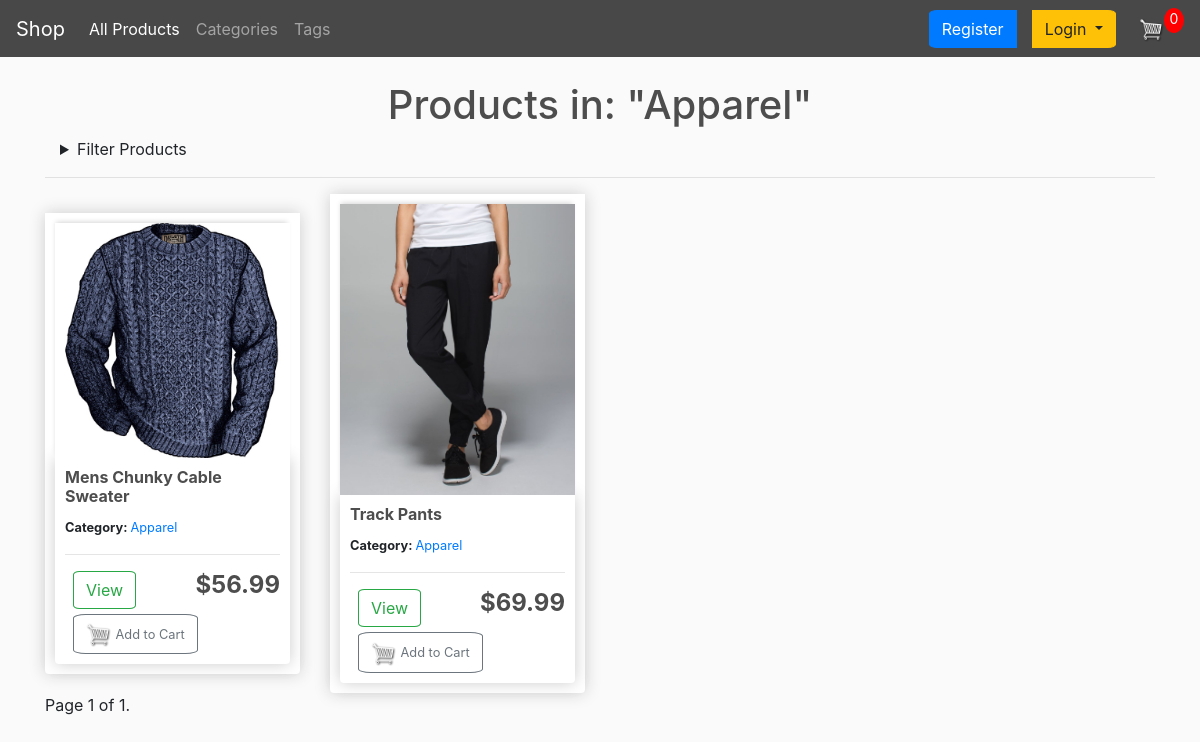
The page /categories/3/ on the database its author committed.
### store/models.py (models this page shows, shortened)
class Category(models.Model):
	name = models.CharField(max_length=200)
	def __str__(self):
		return self.name

class Product(models.Model):
	name = models.CharField(max_length=200)
	description = models.TextField()
	featured = models.ImageField(null=True)
	price = models.DecimalField(max_digits=100, decimal_places=2,null=True)
	digital = models.BooleanField(default=False,null=True, blank=True)
	date_created = models.DateTimeField(auto_now_add=True, null=True)
	category = models.ForeignKey(Category, null=True, blank=True, on_delete=models.SET_NULL, related_name="category")
	tag = models.ManyToManyField(Tag, blank=True, related_name="tags")
	in_cart = models.BooleanField(default=False,null=True, blank=True)
	in_fav = models.BooleanField(default=False,null=True, blank=True)
	@property
	def imageURL(self):
		try:
			url = self.featured.url
		except:
			url = ''
		print('URL:', url)
		return url

### store/views.py (the view)
# urls.py: path('categories/<int:id>/', views.category_products, name="category_products"),
def category_products(request, id):
    category = Category.objects.get(id=id)
    products = Product.objects.filter(category=category).order_by('-date_created')
    filterCategory = CategoryFilter(request.GET, queryset=products)
    products = filterCategory.qs
    paginatedProduct = Paginator(filterCategory.qs, 8)
    product_page_number = request.GET.get('page')
    product_page_obj = paginatedProduct.get_page(product_page_number)
    data = cartData(request)
    cartItems = data['cartItems']
    order = data['order']
    items = data['items']
    itemNumber = 0
    if request.user.is_authenticated:
        for product in product_page_obj:
            for item in items:
                if product == item.product:
                    product.in_cart = True
                    productItems = product.orderitem_set.filter(order=order)
                    itemNumber = sum([item.quantity for item in productItems])
    else:
        for product in product_page_obj:
            for item in items:
                if product.id == item['id']:
                    product.in_cart = True
                    itemNumber = item['quantity']
    context = {
        'products': products,
        'category': category,
        'cartItems': cartItems,
        'itemNumber': itemNumber,
        'filterItem': filterCategory,
        'product_page_obj': product_page_obj
    }
    return render(request, "store/category_products.html", context)

### store/models.py (called while the page is built)
	def __str__(self):
		return self.name

### store/utils.py (called while the page is built, shortened)
def cookieCart(request):
	try:
		cart = json.loads(request.COOKIES['cart'])
	except:
		cart = {}
		print('CART:', cart)
	items = []
	order = {'get_cart_total':0, 'get_cart_items':0, 'shipping':False}
	cartItems = order['get_cart_items']
	return {'cartItems':cartItems ,'order':order, 'items':items}

def cartData(request):
	if request.user.is_authenticated:
		customer = request.user.customer
		order, created = Order.objects.get_or_create(customer=customer, complete=False)
		items = order.orderitem_set.all()
		cartItems = order.get_cart_items
	else:
		cookieData = cookieCart(request)
		cartItems = cookieData['cartItems']
		order = cookieData['order']
		items = cookieData['items']
	return {'cartItems':cartItems ,'order':order, 'items':items}

### store/templates/store/category_products.html (shortened to what this page needs)
{% extends "store/layout.html" %}
{% load static %}
{% block body %}
	{% load store_extras %}
	<h1 class="category-title">Products in: "{{ category }}" </h1>
	{% include 'store/filter.html' %}
	<div class="row">
		{% for product in product_page_obj %}
			{% include 'store/product.html' %}
		{% endfor %}
	</div>
	{% if product_page_obj %}
		<div class="pagination">
			<span class="step-links">
				<span class="current">
					Page {{ product_page_obj.number }} of {{ product_page_obj.paginator.num_pages }}.
				</span>
			</span>
		</div>
	{% endif %}
{% endblock %}

### store/templates/store/product.html (shortened to what this page needs)
{% load static %}
<div class="col-lg-3">
    <div class="box-element product">
        <img class="thumbnail" src="{{ product.imageURL }}">
        <div class="box-element product">
            <h6>
                <strong>{{ product.name }}</strong>
            </h6>
            <small><strong>Category: </strong><a href="{% url 'store:category_products' product.category.id %}">{{ product.category }}</a></small>
            <hr>
            <a class="btn btn-outline-success" href="{% url 'store:product_details' product.id %}">View</a>
            <h4 style="display: inline-block; float: right"><strong>${{ product.price }}</strong></h4>
            <br>
            {% if product.in_cart %}
                <li data-product="{{ product.id }}" data-action="delete" style="margin-top: 5px;" class="btn btn-outline-danger add-btn update-cart">
                    <small>Remove from Cart</small>
                </li>
                <small>({{ itemNumber }} in <a href="{% url 'store:cart' %}">cart</a>)</small>
            {% else %}
                <button data-product="{{ product.id }}" data-action="add" style="margin-top: 5px;" class="btn btn-outline-secondary add-btn update-cart">
                    <img  style="margin-left: 0;"id="cart-icon" src="{% static 'images/cart.png' %}">
                    <small>Add to Cart</small>
                </button>
            {% endif %}
        </div>
    </div>
</div>

### store/static/store/css/store_main.css (style rules this page uses)
body { background-color: hsl(0, 0%, 98%); box-sizing: border-box; padding: 0; }
h1,h2,h3,h4,h5,h6 { color:hsl(0, 0%, 30%); }
.category-title { text-align: center; }
.box-element { box-shadow:hsl(0, 0%, 80%) 0 0 16px; background-color: #fff; border-radius: 4px; padding: 10px; margin: auto; }
.thumbnail { width: 100%; -webkit-box-shadow: -1px -3px 5px -2px rgba(214,214,214,1); -moz-box-shadow: -1px -3px 5px -2px rgba(214,214,214,1); box-shadow: -1px -3px 5px -2px rgba(214,214,214,1); }
.product { border-radius: 0 0 4px 4px; }
#cart-icon { width: 1.5625rem; display: inline-block; margin-left: 0.9375rem; }
.row { align-items: center; align-content: center; }
.btn { border-radius: 10%; margin-right: 0.5em; margin-left: 0.5em; }

### rows shown on the page
Category: name "Apparel"
Product: imageURL (picture), name "Mens Chunky Cable Sweater", category "Apparel", price "56.99", in_cart False (drawn)
Product: imageURL (picture), name "Track Pants", category "Apparel", price "69.99", in_cart False (drawn)

### other values the page prints
{{ cartItems }} "0"
{{ product_page_obj.number }} "1"
{{ product_page_obj.paginator.num_pages }} "1"
